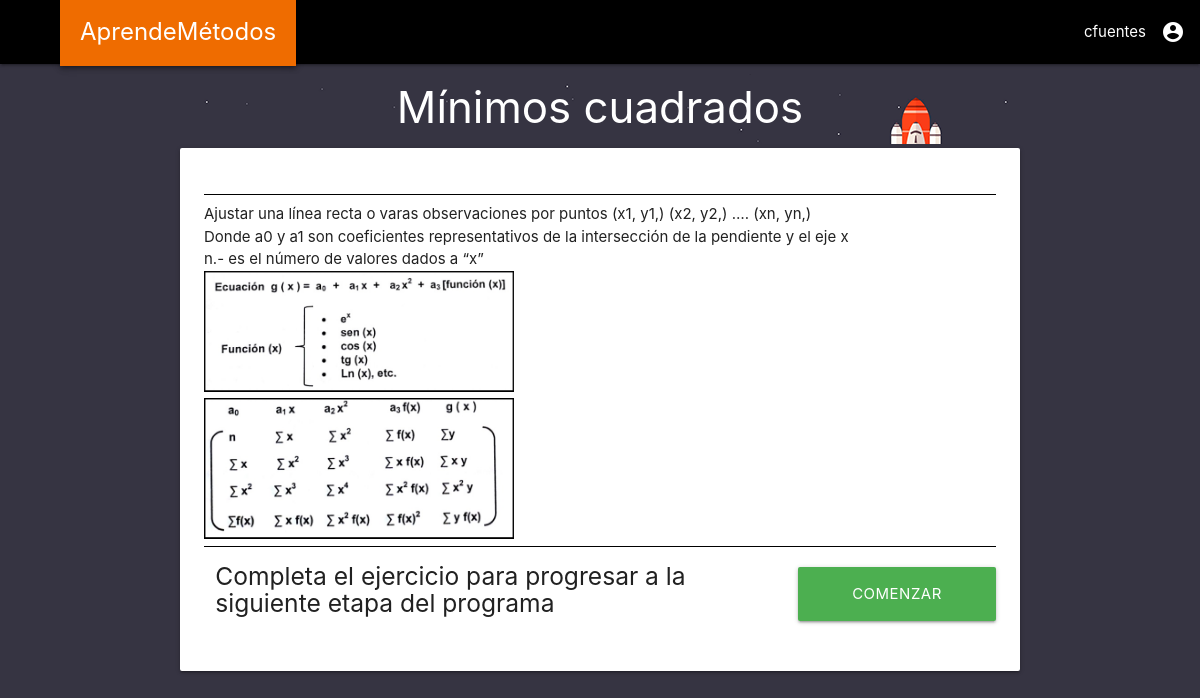
The app's page /preface_cuadratica_con_funcion/ (signed in), older data.
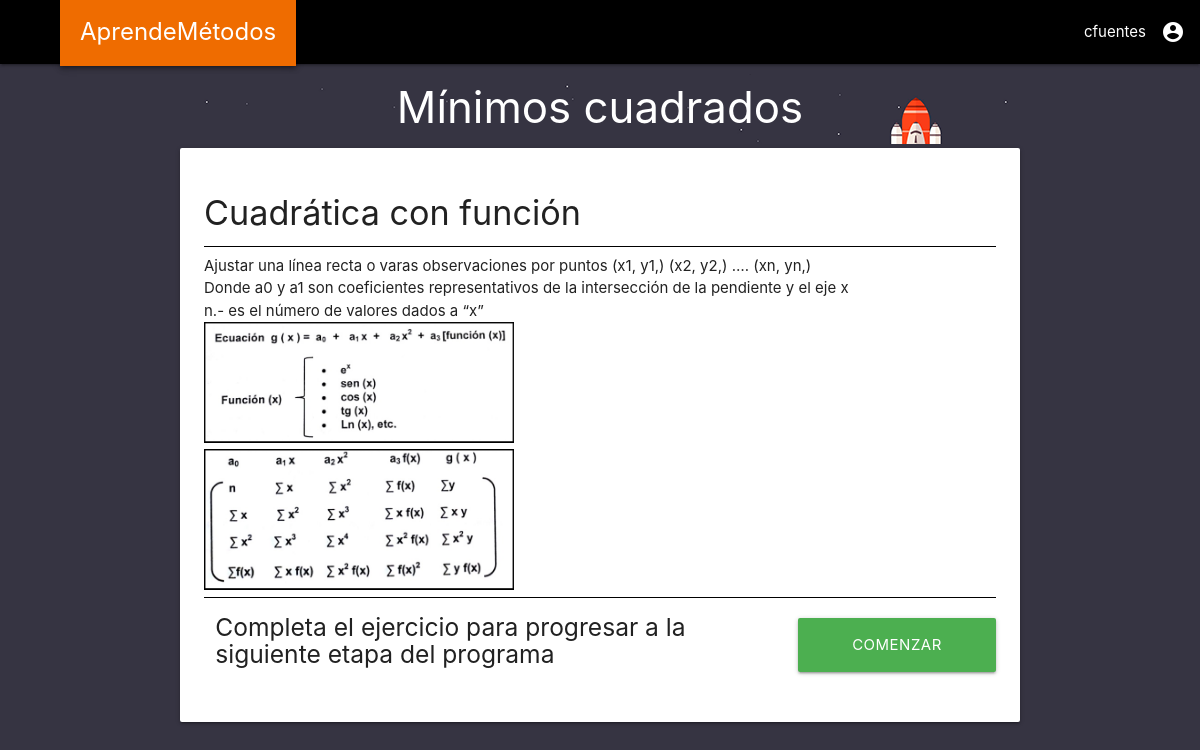
The same page, newer data.
### gainspend/models.py (models this page shows)
class Method(models.Model):
    field_id = models.IntegerField(db_column='_id', primary_key=True, blank=True)
    name = models.TextField(blank=True, null=True)
    is_subject = models.BooleanField(blank=True, null=True)
    preface_name = models.TextField(blank=True, null=True)

### gainspend/views/minimos_cuadrados.py (the view)
# urls.py: path('preface_cuadratica_con_funcion/',views.preface_cuadratica_con_funcion, name='preface_cuadratica_con_funcion'),
@login_required
def preface_cuadratica_con_funcion(request):
    method = Method.objects.filter(name="Cuadrática con función").first()
    context = {
        "method": method
    }
    return render(request, 'gainspend/pages/preface_cuadratica_con_funcion.html', context)

### gainspend/templates/gainspend/pages/preface_cuadratica_con_funcion.html (shortened to what this page needs)
{% extends "../base/base_main.html" %}
{% load humanize %}
{% load static %}
{% block content_center %}
<div class="container">
  <div class="preface_title" style="background-image: url({% static 'images/32.png' %})">
    <div class="card-title">
      <h3 style ="margin:0px;">Mínimos cuadrados</h3>
    </div>
  </div>
  <div class="card">
    <div class="card-content">
      <div class="card-title" style="border-bottom:1px solid black;">
        <h4>{{ method.name }}</h4>
      </div>
      <div class="preface_content">
        Ajustar una línea recta o varas observaciones por puntos (x1, y1,) (x2, y2,) …. (xn, yn,)
        <p>Donde a0 y a1 son coeficientes representativos de la intersección de la pendiente y el eje x
        <br> n.- es el número de valores dados a “x”</p>
        <img src ="{% static 'preface_images\CCF1.jpg' %}"width="310"/>
        <br><img src ="{% static 'preface_images\CCF2.jpg' %}"width="310"/>
      </div>
      <div class="start_excercise_box">
        <div class="row">
          <div class="col s12 m9">
            <h5>Completa el ejercicio para progresar a la siguiente etapa del programa</h5>
          </div>
          <a href="/preface_{{ method.preface_name }}/excercise">
            <div class="col s12 m3 btn btn-large green" style="margin-top:20px;">
              Comenzar
            </div>
          </a>
        </div>
      </div>
    </div>
  </div>
</div>
{% endblock content_center %}

### gainspend/templates/gainspend/base/base_main.html (shortened to what this page needs)
<!DOCTYPE html>
<html lang="en" dir="ltr">
  {% block head %}
  <head>
    {% block stylesheets %}
      {% include "gainspend/base/base_head_stylesheets.html" %}
    {% endblock stylesheets %}
  </head>
  {% endblock head %}
  {% block body %}
  <body class="dark-purple">
    {% block header %}
      {% include "gainspend/base/base_header.html" %}
    {% endblock header %}
    {% block content %}
      {% block content_center %}
      {% endblock content_center %}
    {% endblock content %}
  </body>
  {% endblock body %}
</html>

### gainspend/templates/gainspend/base/base_head_stylesheets.html
{% load static %}
<link rel="stylesheet" href="{% static 'vendor/materialize/css/materialize.min.css' %}">
<link rel="stylesheet" href="{% static 'vendor/material-icons/icon.css' %}">
<link rel="stylesheet" href="{% static 'vendor/sweetalert2/sweetalert2.min.css' %}">
<link rel="stylesheet" href="{% static 'gainspend/base/base.css' %}">

### gainspend/templates/gainspend/base/base_head_scripts.html (shortened to what this page needs)
{% load static %}

### gainspend/templates/gainspend/base/base_header.html (shortened to what this page needs)
<nav>
  <div class="nav-wrapper black">
    <a href="#" data-target="slide-out" class="sidenav-trigger" style="display: block;"><i class="material-icons black-text">menu</i></a>
    <a href="{% url 'main_dashboard' %}" class="base_header_logo z-depth-2 orange darken-3">AprendeMétodos</a>
    <ul id="nav-mobile" class="right">
      <li>
        <a class="dropdown-trigger" href="#!" data-target="settings_list">
          {{ request.user.username }}<i class="material-icons hide-on-small-only right">account_circle</i>
        </a>
      </li>
    </ul>
  </div>
</nav>

### gainspend/static/gainspend/base/base.css (style rules this page uses)
.dark-purple { background-color: #363442 !important; }
.base_header_logo { padding: 20px; font-size: x-large; }
.preface_title { margin-top: 10px; min-height: 70px; color: white; margin-bottom: -4px; position: relative; text-align: center; padding-top: 10px; }
.start_excercise_box { border-top: 1px solid black; }

Row changes from the older to the newer data that the page shows:
now on this page (row edited): Method: name "Cuadrática con función"
